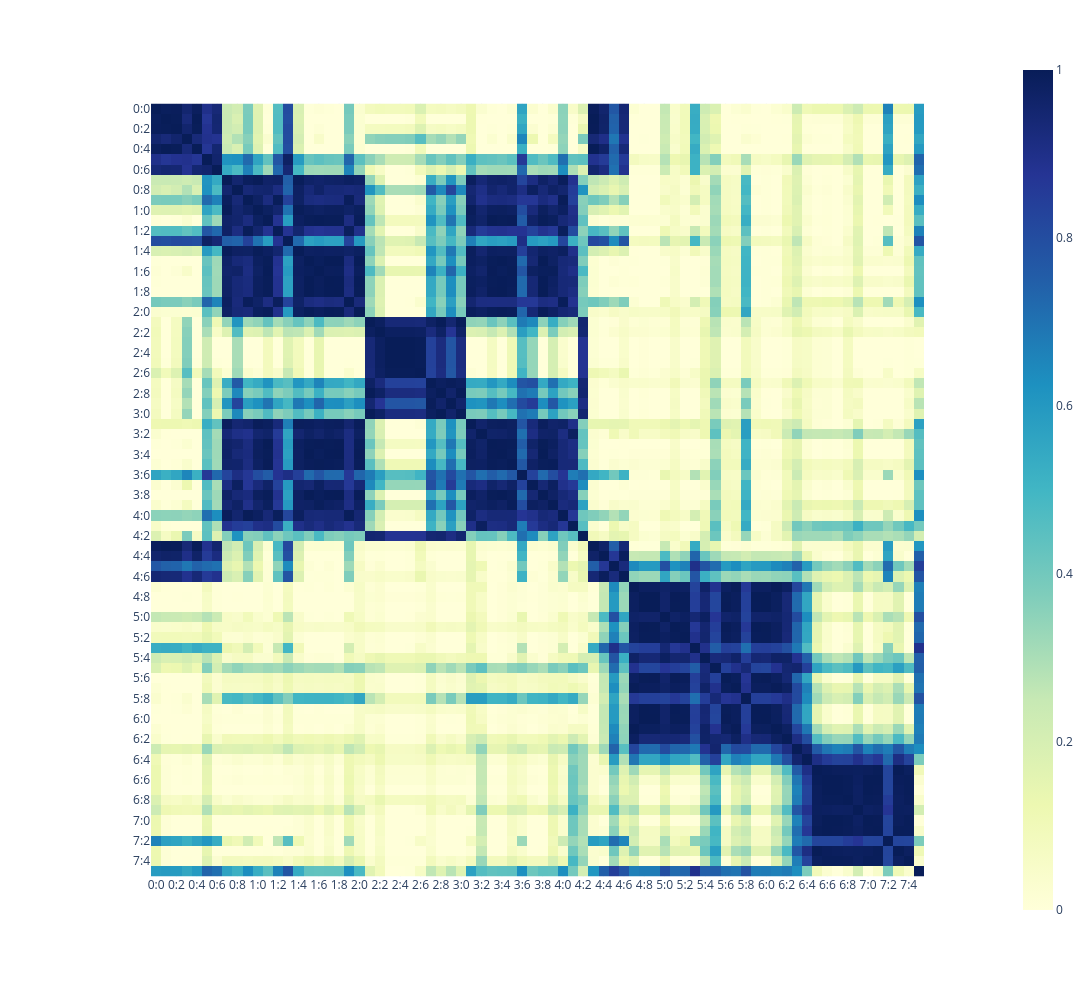

This figure's notebook cell:
### Code cell
THETA_SIM = pd.DataFrame(cosine_similarity(THETA), index=THETA.index, columns=THETA.index)
f = CHM(THETA_SIM)
f.cmap = px.colors.colorbrewer.YlGnBu
f.plot()

### Figure 1 — Plotly figure (JSON) as saved in the notebook; plotly's stock layout.template omitted (floating-point values rounded to 4 significant figures; data arrays with more than 128 entries replaced by an {"elided": "..."} marker saying what was removed)
{"data": [{"coloraxis": "coloraxis", "hovertemplate": "x: %{x}<br>y: %{y}<br>color: %{z}<extra></extra>", "name": "0", "type": "heatmap", "x": ["0:0", "0:1", "0:2", "0:3", "0:4", "0:5", "0:6", "0:7", "0:8", "0:9", "1:0", "1:1", "1:2", "1:3", "1:4", "1:5", "1:6", "1:7", "1:8", "1:9", "2:0", "2:1", "2:2", "2:3", "2:4", "2:5", "2:6", "2:7", "2:8", "2:9", "3:0", "3:1", "3:2", "3:3", "3:4", "3:5", "3:6", "3:7", "3:8", "3:9", "4:0", "4:1", "4:2", "4:3", "4:4", "4:5", "4:6", "4:7", "4:8", "4:9", "5:0", "5:1", "5:2", "5:3", "5:4", "5:5", "5:6", "5:7", "5:8", "5:9", "6:0", "6:1", "6:2", "6:3", "6:4", "6:5", "6:6", "6:7", "6:8", "6:9", "7:0", "7:1", "7:2", "7:3", "7:4", "7:5"], "xaxis": "x", "y": ["0:0", "0:1", "0:2", "0:3", "0:4", "0:5", "0:6", "0:7", "0:8", "0:9", "1:0", "1:1", "1:2", "1:3", "1:4", "1:5", "1:6", "1:7", "1:8", "1:9", "2:0", "2:1", "2:2", "2:3", "2:4", "2:5", "2:6", "2:7", "2:8", "2:9", "3:0", "3:1", "3:2", "3:3", "3:4", "3:5", "3:6", "3:7", "3:8", "3:9", "4:0", "4:1", "4:2", "4:3", "4:4", "4:5", "4:6", "4:7", "4:8", "4:9", "5:0", "5:1", "5:2", "5:3", "5:4", "5:5", "5:6", "5:7", "5:8", "5:9", "6:0", "6:1", "6:2", "6:3", "6:4", "6:5", "6:6", "6:7", "6:8", "6:9", "7:0", "7:1", "7:2", "7:3", "7:4", "7:5"], "yaxis": "y", "z": {"elided": "76x76 float values"}}], "layout": {"coloraxis": {"colorscale": [[0, "rgb(255,255,217)"], [0.125, "rgb(237,248,177)"], [0.25, "rgb(199,233,180)"], [0.375, "rgb(127,205,187)"], [0.5, "rgb(65,182,196)"], [0.625, "rgb(29,145,192)"], [0.75, "rgb(34,94,168)"], [0.875, "rgb(37,52,148)"], [1, "rgb(8,29,88)"]]}, "height": 1000, "margin": {"t": 60}, "width": 1200, "xaxis": {"anchor": "y", "autorange": true, "constrain": "domain", "domain": [0.0776, 0.9224], "range": [-0.5, 75.5], "scaleanchor": "y", "type": "category"}, "yaxis": {"anchor": "x", "autorange": true, "constrain": "domain", "domain": [1.11e-16, 1.0], "range": [75.5, -0.5], "type": "category"}}}
